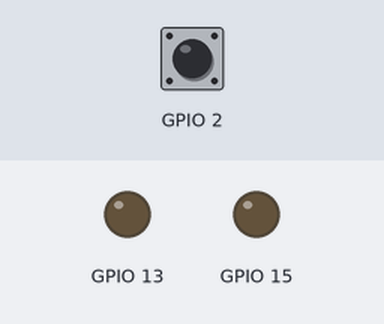
The sketch below on a simulated ESP8266 (NodeMCU). Parts: output pins drawn as LEDs (lit = HIGH). Inputs (shaded band) come from the test bench; at power-on: GPIO 2 HIGH. WiFi joins after 1.5 s; servers stay silent unless stated; uploads are accepted with an empty reply; what the sketch prints to the serial monitor is not drawn.

Above: at 2.8 s.
2.9 s: GPIO 2 pulled LOW for 0.15 s
At 4.0 s:
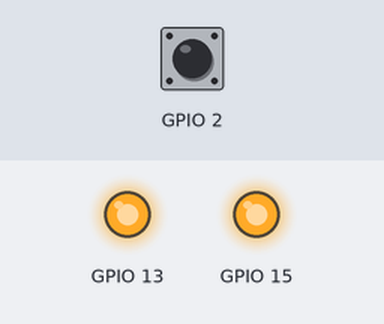
At 8.9 s:
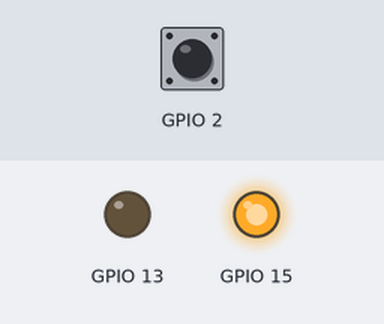
9.0 s: GPIO 2 pulled LOW for 3.2 s
Timing chart, 0 to 19.8 s (numbered marks = the images above; inputs shaded):
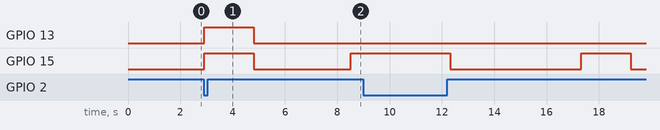

The sketch:

iotexp.ino
```cpp
#include <ESP8266WiFi.h>

const char *ssid     = "yourssid";
const char *password = "yourpassword";
const char *host = "iotexp.glitch.me";
const String togglePath = "/toggle";
const String statusPath = "/status";
int lightStatus = 0;
int count = 0;

void checkLight(int lightStatus) {
  if (lightStatus == 1) {
    digitalWrite(13, HIGH);
  } else {
    digitalWrite(13, LOW);
  }
}

int requestLight(String path) {
  Serial.print("\nConnecting to ");
  Serial.print(host);
  Serial.println(path);

  // Use WiFiClient class to create TCP connections
  WiFiClient client;
  const int httpPort = 80;

  if (!client.connect(host, httpPort)) {
    Serial.println("\nConnection failed.");
    return -1;
  }

  // This will send the request to the server
  client.print(String("GET ") + path + " HTTP/1.1\r\n" +
               "Host: " + host + "\r\n" +
               "Connection: close\r\n\r\n");
  delay(100);

  // Read all the lines of the reply from server and print them to Serial
  while (client.available()) {
    String line = client.readStringUntil('\r');
    Serial.print(line);
    char *sta = "status";
    if (line.substring(3, 9) == sta) {
      if (line.substring(11, 15) == "true") {
        Serial.println("\nTURNING ON");
        return 1;
      } else {
        Serial.println("\nTURNING OFF");
        return 0;
      }
    }
  }
  Serial.println("\nClosing connection\n\n");
  delay(500);
  return -1;
}


void setup() {
  pinMode(15, OUTPUT);
  pinMode(13, OUTPUT);
  pinMode(2, INPUT_PULLUP);
  Serial.begin(9600);
  delay(100);

  // We start by connecting to a WiFi network
  char *s;
  Serial.print("Connecting to: ");
  Serial.println(ssid);

  WiFi.begin(ssid, password);

  while (WiFi.status() != WL_CONNECTED) {
    delay(250);
    Serial.print(".");
  }

  Serial.println("\nWiFi connected!");
  Serial.print("IP address: ");
  Serial.println(WiFi.localIP());
}

void loop() {
  if (count == 500) {
    digitalWrite(15, HIGH);
    count = 0;
    lightStatus = requestLight(statusPath);
    digitalWrite(15, LOW);
  }


  checkLight(lightStatus);
  int buttonStatus = digitalRead(2);
  if (!buttonStatus) { // buttonStatus is true when NOT pressed
    lightStatus = (lightStatus * -1) + 1;
    checkLight(lightStatus);
    digitalWrite(15, HIGH);
    lightStatus = requestLight(togglePath);
    digitalWrite(15, LOW);
  }


  //Serial.println("Local button status: ");
  //Serial.println(buttonStatus);
  //Serial.println("Local light status: ");
  //Serial.println(lightStatus);
  //Serial.println("");
  count++;
  delay(10);
}
```

Measured:
- after the input at 2.9 s, GPIO 13: LOW → HIGH at once, → LOW 1.9 s later
